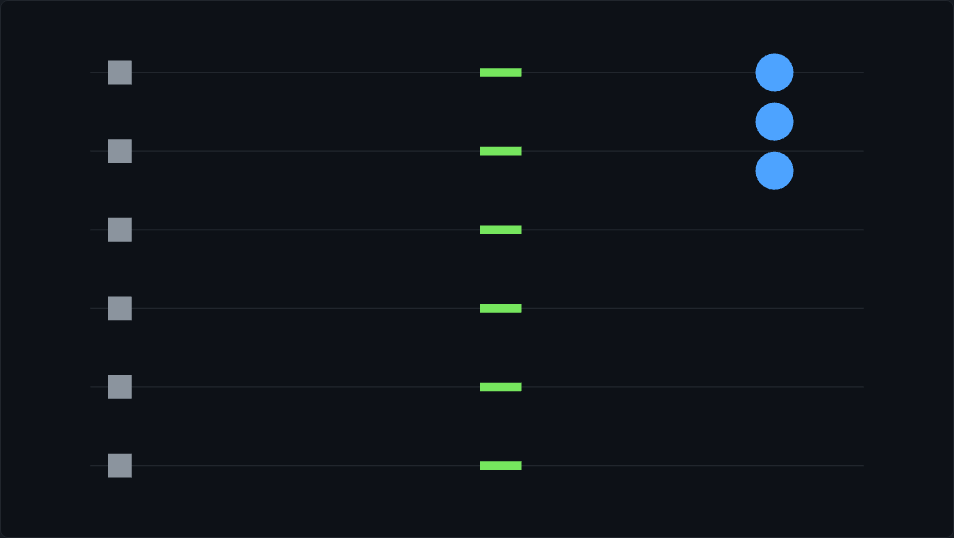
#> input picture visual-trainer/_shot_a.png, 954 x 538 px
$ python _verify_pixels.py
#> lines starting #> are read from the running program, lines starting #| are printed output that depends on the picture
# Pixel-level render verification (paired with _pw_verify.mjs, which writes
# _shot_a.png / _shot_b.png 1.5s apart, clipped to the canvas rect).
# Thresholds (calibrated, not aspirational):
#   non-background > 3%  -- proves the scene actually draws (not a blank canvas)
#   changed > 0.2%       -- proves animation (order of magnitude above zero;
#                           small particles 1.5s apart yield ~0.5% here)
# This proves "renders and animates". It does NOT judge aesthetics -- that is
# human-eye review (see CLAUDE.md).
import warnings; warnings.filterwarnings('ignore')
from PIL import Image, ImageChops
import sys
a = Image.open('_shot_a.png').convert('RGB'); b = Image.open('_shot_b.png').convert('RGB')
#> further down, a is the input picture: PIL image 954x538 RGB; mean R, G, B 15, 20, 26.1
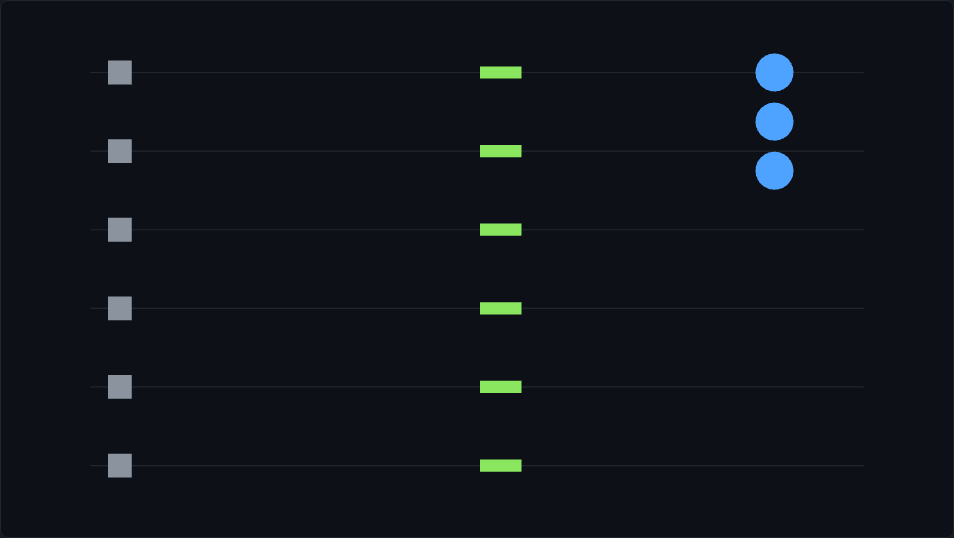
#> input picture visual-trainer/_shot_b.png, 954 x 538 px
#> further down, b is the input picture: PIL image 954x538 RGB; mean R, G, B 15.3, 20.4, 26.2
px = list(a.getdata()); bg = (13, 17, 23)
#> after `px = list(a.getdata())`: px = 513252 items
nonbg = sum(1 for p in px if abs(p[0]-bg[0])+abs(p[1]-bg[1])+abs(p[2]-bg[2]) > 30) / len(px)
#> nonbg = 0.0351
diff = ImageChops.difference(a, b); dpx = list(diff.getdata())
#> after `diff = ImageChops.difference(a, b)`:
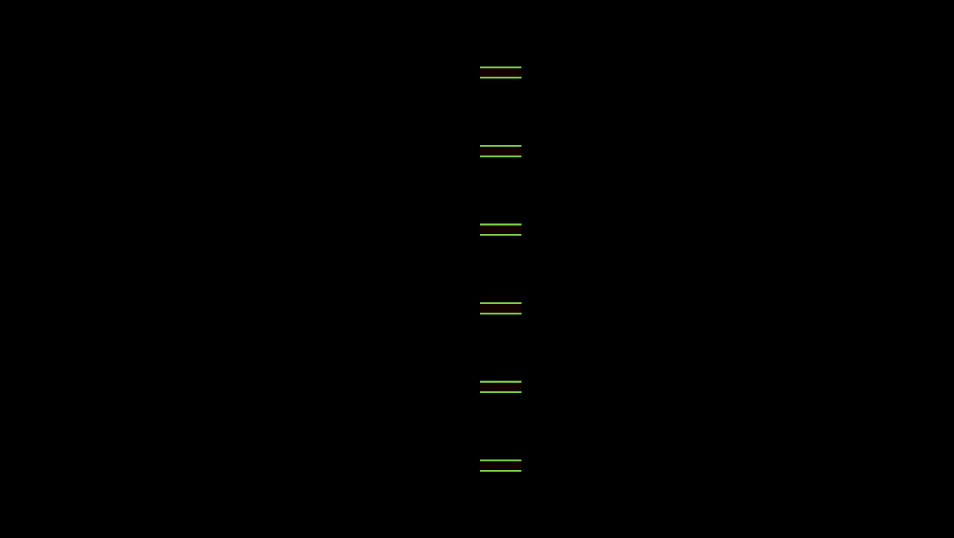
#> diff: PIL image 954x538 RGB; mean R, G, B 0.3, 0.4, 0.1
#> after `dpx = list(diff.getdata())`: dpx = 513252 items
moved = sum(1 for p in dpx if p[0]+p[1]+p[2] > 30) / len(dpx)
#> moved = 0.00253
ok = nonbg > 0.03 and moved > 0.002
#> ok = True
print(f"pixels -- non-background: {nonbg:.1%} (floor 3%) | changed: {moved:.1%} (floor 0.2%)")
#| pixels -- non-background: 3.5% (floor 3%) | changed: 0.3% (floor 0.2%)
print("PIXEL VERIFY:", "PASS" if ok else "FAIL")
#| PIXEL VERIFY: PASS
sys.exit(0 if ok else 1)
#> (the program exits here)
